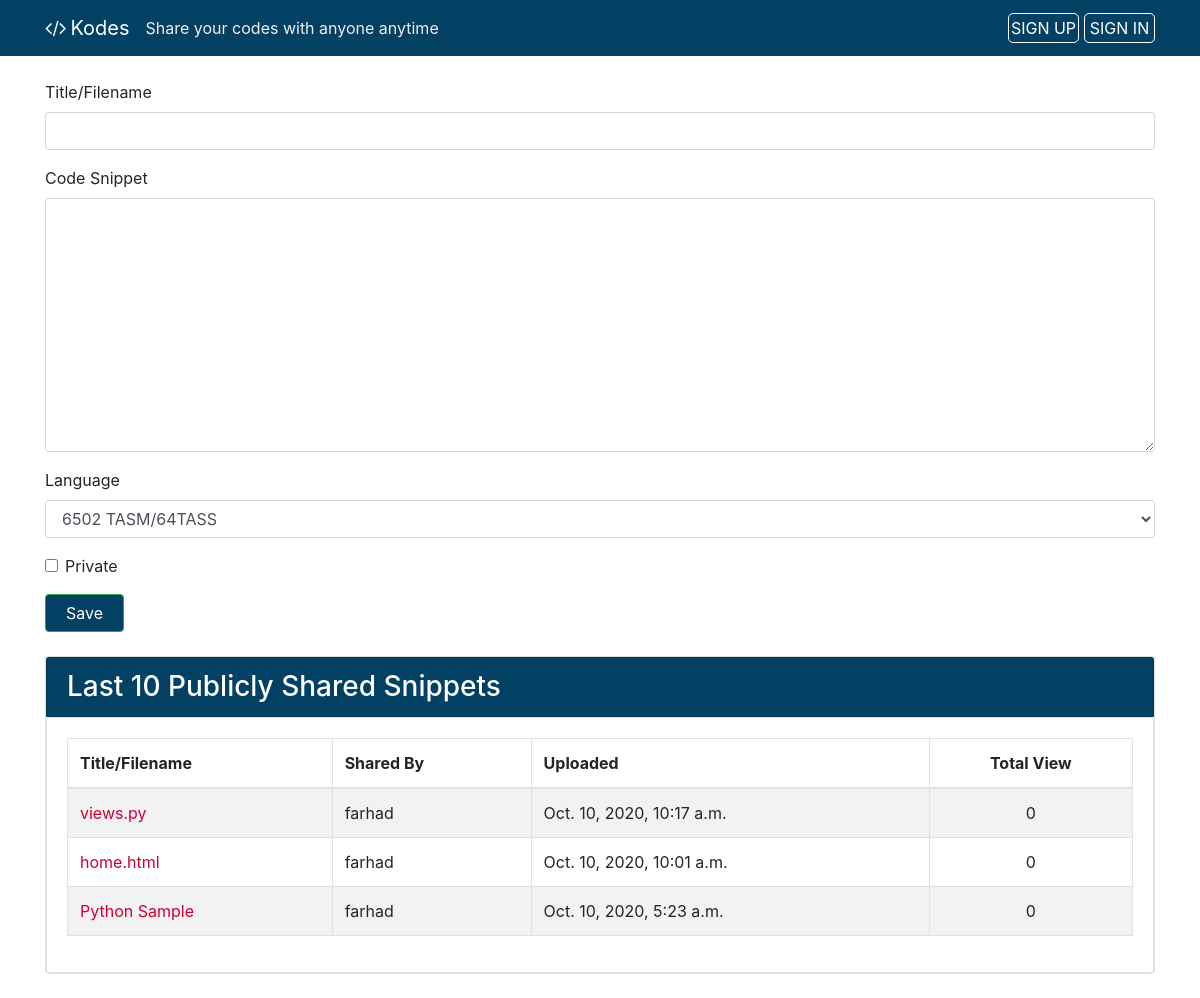
The app's page /, older data.
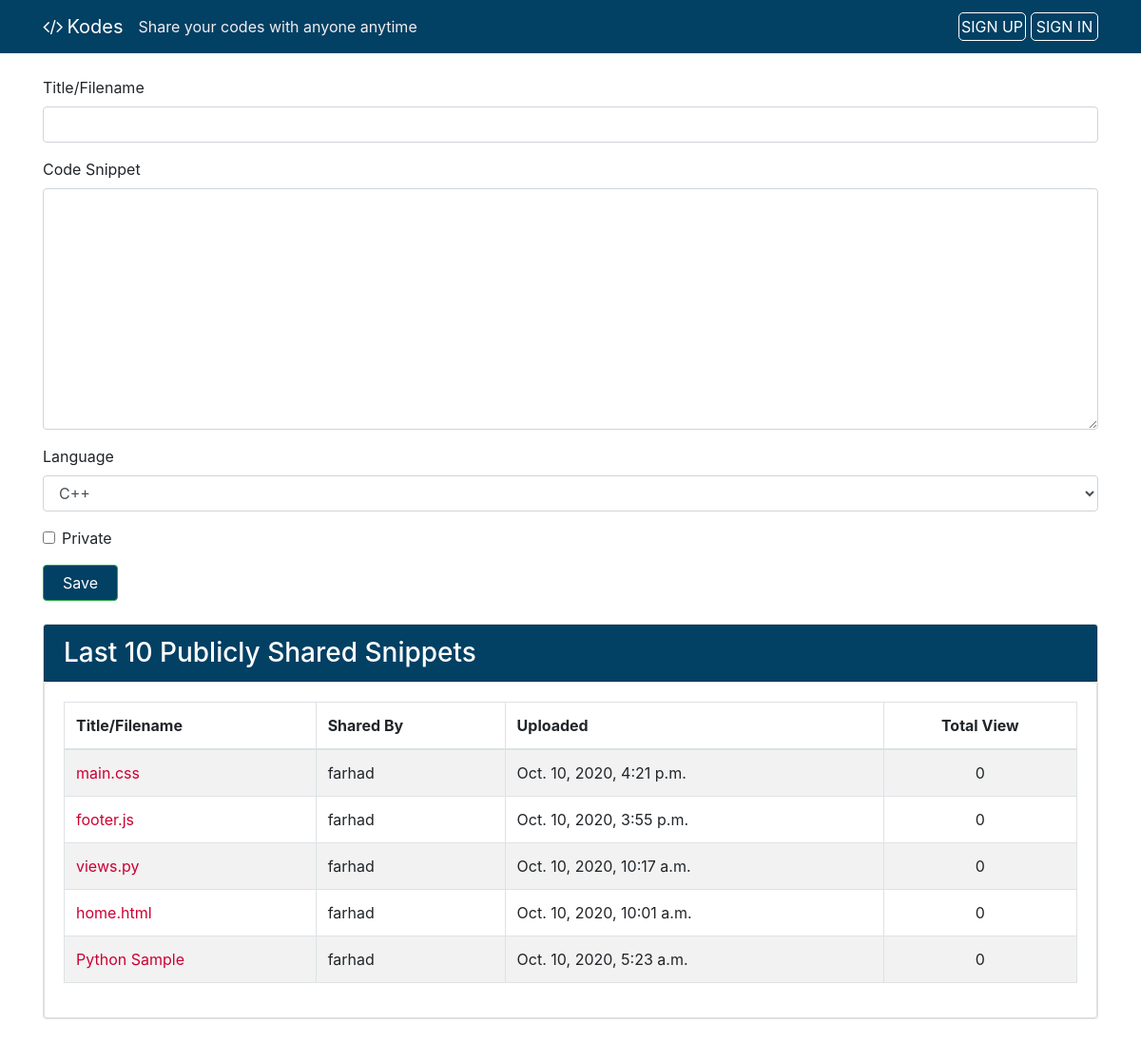
The same page, newer data.
### codes/models.py (models this page shows, shortened)
class Code(models.Model):
    author = models.ForeignKey(User, on_delete=models.CASCADE)
    created_utc = models.DateTimeField(auto_now_add=True, verbose_name="Created")
    last_updated_utc = models.DateTimeField(auto_now=True, verbose_name="Last Updated")
    total_views = models.IntegerField(default=0)
    snippet_title = models.CharField(max_length=1000, default="", verbose_name="Title/Filename")
    snippet_body = models.TextField(verbose_name="Code Snippet")
    language = models.ForeignKey(Language, on_delete=models.SET_NULL, null=True)
    is_private = models.BooleanField(default=False, verbose_name="Private")
    password = models.CharField(max_length=1000, default="", blank=True)

### codes/views.py (the view, shortened to what this page needs)
# urls.py: path('', home, name="home"),
def home(request):
    form =  CodeSubmissionForm()
    codes = Code.objects.order_by('-created_utc').all()
    per_page = 10
    paginator = Paginator(codes, per_page).get_page(1)
    context = {
        "form": form,
        "codes": codes,
        "paginator": paginator
    }
    return render(request, "codes/home.html", context)

### codes/forms.py
class CodeSubmissionForm(ModelForm):
    def __init__(self, *args, **kwargs):
        super(CodeSubmissionForm, self).__init__(*args, **kwargs)
        language = Language.objects.order_by('-is_popular', 'name').all()
        self.fields['language'].choices = [[lang.language_code, lang.name] for lang in language]
    class Meta:
        model = Code
        fields = '__all__'
        exclude = ['total_views', 'author']

### codes/context_processors.py (called while the page is built)
def sitename_tagline(request):
    context = {
        'SITENAME': settings.SITENAME,
        'TAGLINE': settings.TAGLINE
    }
    return context

### codes/templates/codes/home.html (shortened to what this page needs)
{% extends 'codes/base.html' %}
{% block content %}
<form method="POST">
    <div class="form-group">
        <label for="id_snippet_title">{{ form.snippet_title.label }}</label>
        {{ form.snippet_title }}
    </div>
    <div class="form-group">
        <label for="id_snippet_body">{{ form.snippet_body.label }}</label>
        {{ form.snippet_body }}
    </div>
    <div class="form-group">
        <label for="id_language">{{ form.language.label }}</label>
        {{ form.language }}
    </div>
    <div class="form-group form-check">
        {{ form.is_private }}
        <label class="form-check-label" for="id_is_private">{{ form.is_private.label }}</label>
    </div>
    <input type="submit" value="Save" class="btn btn-success code-submit">
</form>
<div class="card my-4">
    <div class="card card-header shared-snippet-title" style="padding-bottom: 0px !important">
        <h3 class="card-title">Last 10 Publicly Shared Snippets</h3>
    </div>
    <div class="card card-body">
        <table class="table table-striped table-bordered">
            <thead>
                <tr>
                    <th>Title/Filename</th>
                    <th>Shared By</th>
                    <th>Uploaded</th>
                    <th class="text-center">Total View</th>
                </tr>
            </thead>
            <tbody>
                {% for code in paginator %}
                    <tr>
                        <td><a href="{% url 'code_view' code.id %}">{{ code.snippet_title }}</a></td>
                        <td>{{ code.author.username }}</td>
                        <td>{{ code.created_utc }}</td>
                        <td class="text-center">{{ code.total_views }}</td>
                    </tr>
                {% endfor %}
            </tbody>
        </table>
    </div>
</div>
{% endblock content %}

Row changes from the older to the newer data that the page shows:
added Code: snippet_title "main.css", author.username "farhad", created_utc "Oct. 10, 2020, 4:21 p.m.", total_views "0"
added Code: snippet_title "footer.js", author.username "farhad", created_utc "Oct. 10, 2020, 3:55 p.m.", total_views "0"
Text that changed along with them:
form field language: "6502 TASM/64TASS" → "C++"
